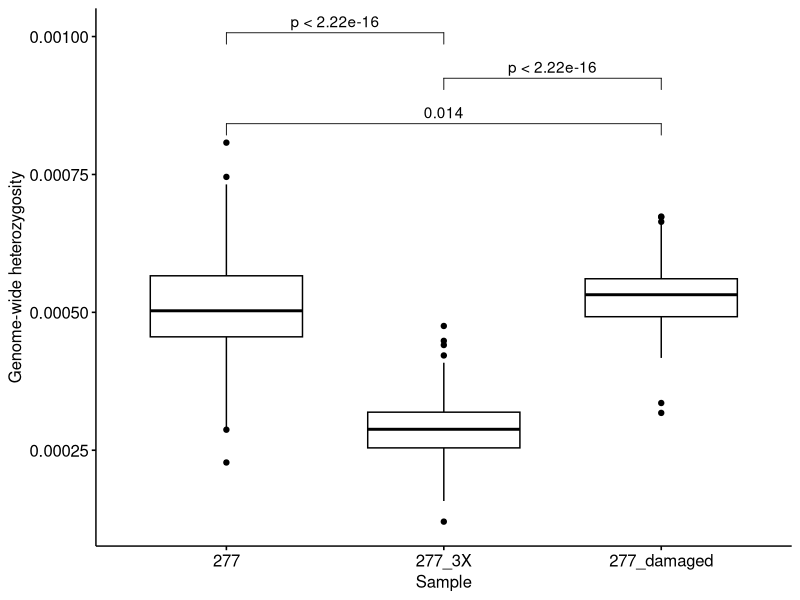
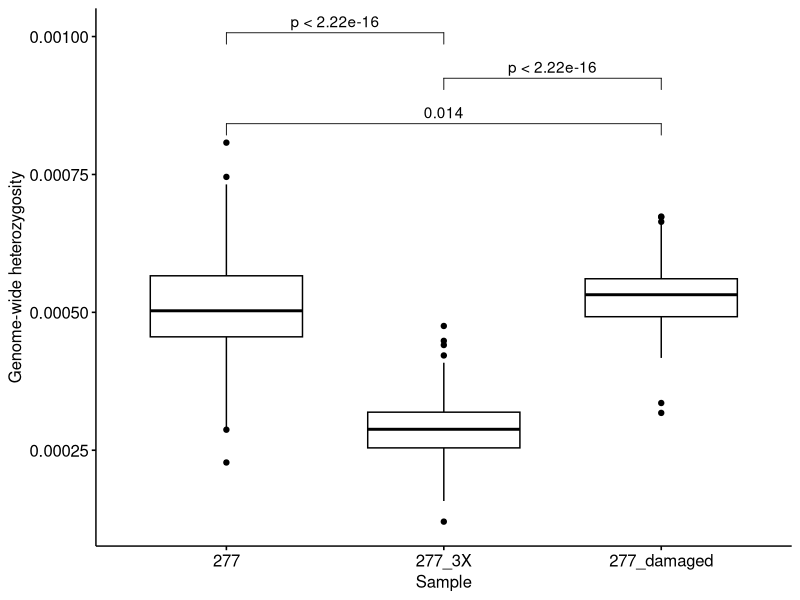

These figures' R source, in order:
# Compare het for 277, 277_3X, and 277_damaged across the whole genome

# Set working directory
setwd("./")

# Load packages
library(tidyverse)
library(ggpubr)

# Load data
het <- read_csv("SRR27955277_wholeGenomeComparisons.csv", col_names = TRUE)

# Test whether data are normally distributed (if yes, do t-test, if no, do wilcoxon test)
x <- filter(het, Sample == "SRR27955277") # Sample size = 167
shapiro.test(x$Het) # p-value = 0.2411; data are normally distributed
mean(x$Het) # 0.0005090513

x <- filter(het, Sample == "SRR27955277_3X") # Sample size = 155
shapiro.test(x$Het) # p-value = 0.03956 # data are not normally distributed
mean(x$Het) # 0.0002901853

x <- filter(het, Sample == "SRR27955277_damaged") # Sample size = 126
shapiro.test(x$Het) # p-value = 0.07442 # Data are normally distributed...only just
mean(x$Het) # 0.0005275009

## Thus, use Wilcoxon test, as not all data are normally distributed

# Plot with stats
myComparisons <- list(c("SRR27955277_damaged", "SRR27955277"), c("SRR27955277_damaged", "SRR27955277_3X"), c("SRR27955277", "SRR27955277_3X"))
ggboxplot(het, x = "Sample", y = "Het") +
  stat_compare_means(method = "wilcox.test", comparisons = myComparisons) +
  scale_x_discrete(labels = c("277" , "277_3X", "277_damaged"),
                   name = "Sample") +
  scale_y_continuous(name = "Genome-wide heterozygosity")
ggsave("SRR27955277_HetCompare_FigS7.png", dpi = 300)

# Get Wilcoxon test statistics
s277 <- filter(het, Sample == "SRR27955277")
s277_3X <- filter(het, Sample == "SRR27955277_3X")
s277_damaged <- filter(het, Sample == "SRR27955277_damaged")

## 277 vs 277_3X
wilcox.test(s277$Het, s277_3X$Het)
#Wilcoxon rank sum test with continuity correction
#
#data:  s277$Het and s277_3X$Het
#W = 25297, p-value < 2.2e-16
#alternative hypothesis: true location shift is not equal to 0

## 277 vs 277_damaged
wilcox.test(s277$Het, s277_damaged$Het)
#Wilcoxon rank sum test with continuity correction
#
#data:  s277$Het and s277_damaged$Het
#W = 8763, p-value = 0.01437
#alternative hypothesis: true location shift is not equal to 0

## 277_damaged vs 277_3X
wilcox.test(s277_damaged$Het, s277_3X$Het)
#Wilcoxon rank sum test with continuity correction

#data:  s277_damaged$Het and s277_3X$Het
#W = 19427, p-value < 2.2e-16
#alternative hypothesis: true location shift is not equal to 0
